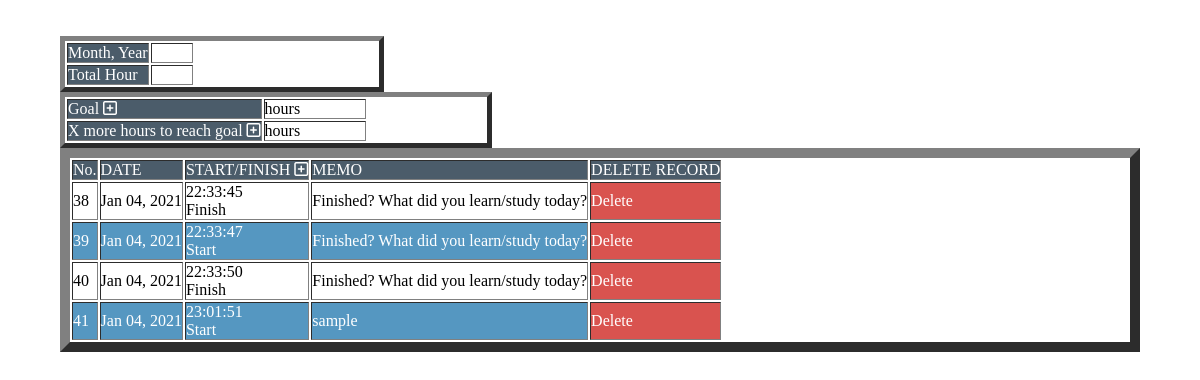
Screenshot of /list/ (signed in) with the database file from the repository.
### lms/models.py (models this page shows)
class LmsModel(models.Model):
    date = models.DateTimeField(null=True, blank=True, default=timezone.now)
    time = models.DateTimeField(null=True, blank=True, default=timezone.now)
    memo = models.TextField(null=True, blank=True, default='')

### lms/views.py (the view)
# urls.py: path('list/', listfunc, name='list'),
@login_required #decorator
def listfunc(request):
    object_list = LmsModel.objects.all()
    return render(request, 'list.html', {'object_list':object_list})

### templates/list.html (shortened to what this page needs)
{% load static %}
<!DOCTYPE html>
<html>
    <head>
        <link href="{% static 'style.css' %}" type="text/css" rel="stylesheet">
    </head>
    <body>
      <div class="container">
        <table class="tb_1" border='5'>
        <tr>
          <th>Month, Year</th>
          <td width='40'></td>
        </tr>
        <tr>
          <th>Total Hour</th>
          <td width='40'></td>
        </tr>
        </table>
        <table class="tb_2" border='5'>
        <tr>
          <th><a href="{% url 'goal' %}">Goal <i class="far fa-plus-square"></i></a></th>
          <td width='100'> hours</td>
        </tr>
        <tr>
          <th><a href="">X more hours to reach goal <i class="far fa-plus-square"></i></a></th>
          <td width='100'>hours</td>
        </tr>
        </table>
        <table class="tb_3" border='10'>
        <tr>
          <th>No.</th>
          <th>DATE</th>
          <th><a href="{% url 'finish' %}">START/FINISH <i class="far fa-plus-square"></i></th>
          <th>MEMO</th>
          <th>DELETE RECORD</th>
        </tr>
        {% for item in object_list %}
        <tr class="rows" width="80">
          <td>{{ item.id }}</td>
          <td>{{ item.date|date:"M d, Y"}}</td>
          <td>
          {{ item.time|date:"H:i:s" }}
           {% if item.id|divisibleby:"2" %}
            <p>Finish</p>
          {% else %}
            <p>Start</p>
          {% endif %}
          </td>
          <td>{{ item.memo }}</td>
          <td class="delete_btn"><a href="{% url 'delete' item.pk %}" class="delete_btn">Delete</a></td>
        </tr>
        {% endfor %}
        </table>
      </div>
    </body>
</html>

### static/style.css (style rules this page uses)
* { margin: 0; padding: 0; }
body { display: flex; flex-direction: row; justify-content: center; }
.container { width: 90%; display: flex; flex-direction: column; justify-content: center; margin-top: 3%; }
table { width: 100%; table-layout: fixed; display: flex; flex-direction: row; text-align: left; }
a { text-decoration: none; color: white; }
th { background-color: rgba(39, 59, 76, 0.83); color: white; font-weight: lighter; }
.delete_btn { background-color: #d9534f; }
.rows { color: black; }
.rows:nth-child(odd) { background-color: rgb(85, 151, 193); color: white; }
.tb_1 { width: 30%; }
.tb_2 { width: 40%; }

### rows the page displays
LmsModel: id "38", date "Jan 04, 2021", time "22:33:45", shows "Finish", memo "Finished? What did you learn/study today?"
LmsModel: id "39", date "Jan 04, 2021", time "22:33:47", shows "Start", memo "Finished? What did you learn/study today?"
LmsModel: id "40", date "Jan 04, 2021", time "22:33:50", shows "Finish", memo "Finished? What did you learn/study today?"
LmsModel: id "41", date "Jan 04, 2021", time "23:01:51", shows "Start", memo "sample"
